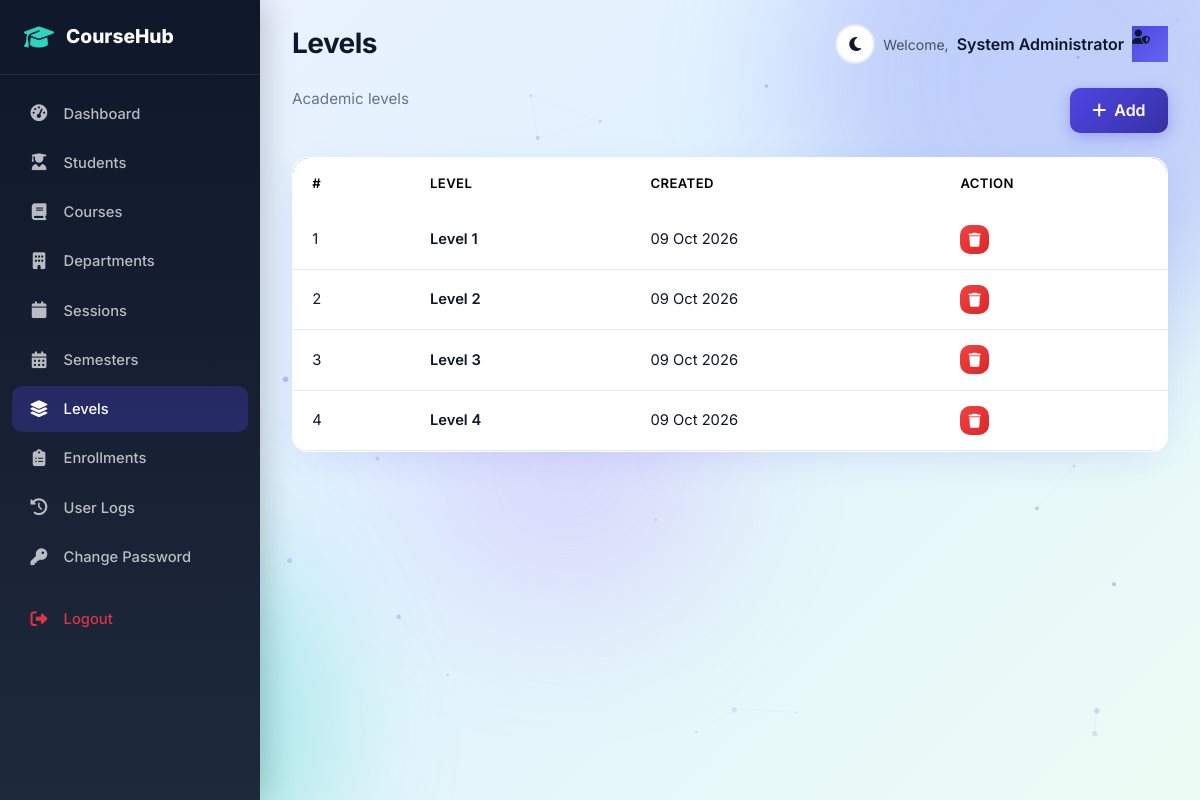
/admin/levels.php (signed in), run on the app's committed database.
### tables this page shows
CREATE TABLE `level` (
  `id` int(11) NOT NULL AUTO_INCREMENT,
  `level` varchar(50) NOT NULL,
  `creationDate` timestamp NOT NULL DEFAULT CURRENT_TIMESTAMP,
  PRIMARY KEY (`id`)
);

### admin/levels.php (the view, shortened to what this page needs)
<?php
include('includes/config.php');
include('includes/header.php');
$rows = mysqli_query($bd, "SELECT * FROM level ORDER BY id");
?>
<div class="d-flex justify-content-between mb-4">
    <p class="page-subtitle mb-0">Academic levels</p>
    <button class="btn btn-primary-modern" data-bs-toggle="modal" data-bs-target="#addModal"><i class="fas fa-plus me-1"></i> Add</button>
</div>
<div class="card-modern overflow-hidden">
    <table class="table table-modern mb-0">
        <thead><tr><th>#</th><th>Level</th><th>Created</th><th>Action</th></tr></thead>
        <tbody>
            <?php $i=1; while ($r = mysqli_fetch_assoc($rows)): ?>
            <tr>
                <td><?= $i++ ?></td>
                <td class="fw-semibold"><?= htmlspecialchars($r['level']) ?></td>
                <td><?= date('d M Y', strtotime($r['creationDate'])) ?></td>
                <td><a href="?delete=<?= $r['id'] ?>" class="btn btn-sm btn-danger-modern" data-confirm="Delete?"><i class="fas fa-trash"></i></a></td>
            </tr>
            <?php endwhile; ?>
        </tbody>
    </table>
</div>
<?php include('includes/footer.php'); ?>

### assets/css/style.css (style rules this page uses)
:root { --primary: #4f46e5; --primary-dark: #3730a3; --primary-light: #818cf8; --secondary: #0d9488; --secondary-light: #2dd4bf; --accent: #f59e0b; --danger: #ef4444; --success: #10b981; --warning: #f59e0b; --info: #3b82f6; --dark: #0f172a; --dark-2: #1e293b; --gray: #64748b; --gray-light: #f1f5f9; --white: #ffffff; --card-bg: rgba(255, 255, 255, 0.92); --card-border: rgba(255, 255, 255, 0.55); --body-bg: linear-gradient(135deg, #eef2ff 0%, #e0f2fe 45%, #ecfdf5 100%); --text: #0f172a; --text-muted: #64748b; --navbar-bg: rgba(255, 255, 255, 0.82); --input-bg: #ffffff; --input-border: #e2e8f0; --table-hover: rgba(79, 70, 229, 0.05); --shadow: 0 10px 40px -12px rgba(79, 70, 229, 0.18); --shadow-lg: 0 25px 50px -12px rgba(15, 23, 42, 0.18); --radius: 16px; --radius-sm: 10px; --transition: all 0.3s cubic-bezier(0.4, 0, 0.2, 1); --star: #f59e0b; }
* { margin: 0; padding: 0; box-sizing: border-box; }
body { font-family: 'Inter', 'Segoe UI', system-ui, -apple-system, sans-serif; background: var(--body-bg); background-attachment: fixed; color: var(--text); min-height: 100vh; overflow-x: hidden; transition: background 0.4s ease, color 0.3s ease; }
.page-subtitle { color: var(--text-muted); font-size: 0.95rem; }
.card-modern { background: var(--card-bg); border: 1px solid var(--card-border); border-radius: var(--radius); box-shadow: var(--shadow); transition: var(--transition); overflow: hidden; backdrop-filter: blur(12px); }
.btn-primary-modern { background: linear-gradient(135deg, var(--primary), var(--primary-dark)); border: none; color: white !important; font-weight: 600; padding: 0.65rem 1.4rem; border-radius: 10px; transition: var(--transition); box-shadow: 0 4px 15px rgba(79, 70, 229, 0.35); }
.btn-danger-modern { background: linear-gradient(135deg, #ef4444, #dc2626); border: none; color: white !important; font-weight: 600; border-radius: 10px; transition: var(--transition); }
.table-modern { background: var(--card-bg); border-radius: var(--radius); overflow: hidden; box-shadow: var(--shadow); }
.table-modern thead { background: linear-gradient(135deg, var(--primary), var(--primary-dark)); color: white; }
.table-modern thead th { border: none; font-weight: 600; padding: 1rem 1.2rem; font-size: 0.82rem; text-transform: uppercase; letter-spacing: 0.03em; }
.table-modern tbody td { padding: 0.95rem 1.2rem; vertical-align: middle; border-color: var(--input-border); font-size: 0.92rem; color: var(--text); }
.table-modern tbody tr { transition: var(--transition); background: transparent; }

### data on the page
level: level "Level 1", creationDate "09 Oct 2026"
level: level "Level 2", creationDate "09 Oct 2026"
level: level "Level 3", creationDate "09 Oct 2026"
level: level "Level 4", creationDate "09 Oct 2026"

### other printed values
APP_NAME "CourseHub"
$pageTitle "Levels"
$aname "System Administrator"
